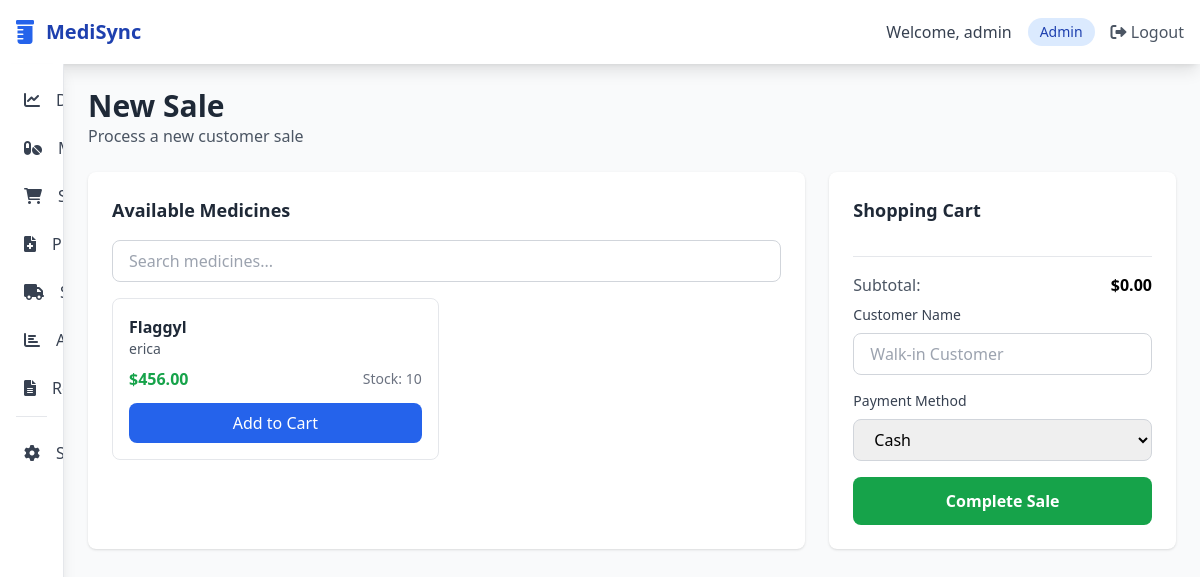
/sales/new (signed in), run on the app's committed database.
### models.py (models this page shows, shortened)
class User(UserMixin, db.Model):
    __tablename__ = 'users'
    id = db.Column(db.Integer, primary_key=True)
    username = db.Column(db.String(80), unique=True, nullable=False)
    email = db.Column(db.String(120), unique=True, nullable=False)
    password_hash = db.Column(db.String(128))
    role = db.Column(db.String(20), nullable=False)  # admin, pharmacist, cashier
    is_active = db.Column(db.Boolean, default=True)
    created_at = db.Column(db.DateTime, default=datetime.utcnow)
    last_login = db.Column(db.DateTime)
    def can_access_module(self, module):
        access_rules = {
            'admin': ['dashboard', 'medicines', 'sales', 'prescriptions', 'suppliers', 'analytics', 'reports', 'settings'],
            'pharmacist': ['dashboard', 'medicines', 'sales', 'prescriptions', 'reports'],
            'cashier': ['dashboard', 'sales']
        }
        return module in access_rules.get(self.role, [])

class Medicine(db.Model):
    id = db.Column(db.Integer, primary_key=True)
    name = db.Column(db.String(100), nullable=False)
    generic_name = db.Column(db.String(100))
    category = db.Column(db.String(50))
    batch_number = db.Column(db.String(50), unique=True)
    quantity = db.Column(db.Integer, nullable=False)
    price = db.Column(db.Float, nullable=False)
    cost_price = db.Column(db.Float)
    expiry_date = db.Column(db.Date, nullable=False)
    supplier_id = db.Column(db.Integer, db.ForeignKey('supplier.id'))
    barcode = db.Column(db.String(100))
    min_stock_level = db.Column(db.Integer, default=10)
    is_prescription_required = db.Column(db.Boolean, default=False)
    created_at = db.Column(db.DateTime, default=datetime.utcnow)
    updated_at = db.Column(db.DateTime, default=datetime.utcnow, onupdate=datetime.utcnow)
    supplier = db.relationship('Supplier', backref=db.backref('medicines', lazy=True))
    sales = db.relationship('SaleItem', backref='medicine', lazy=True)

### app.py (the view, shortened to what this page needs)
@app.route('/sales/new', methods=['GET', 'POST'])
@login_required
def new_sale():
    if not current_user.can_access_module('sales'):
        flash('Access denied', 'danger')
        return redirect(url_for('sales'))
    medicines_list = Medicine.query.filter(Medicine.quantity > 0).all()
    return render_template('sales/new.html', medicines=medicines_list)

### app.py (called while the page is built)
@login_manager.user_loader
def load_user(user_id):
    return User.query.get(int(user_id))

### templates/sales/new.html (shortened to what this page needs)
{% extends "base.html" %}
{% block content %}
<div class="mb-6">
    <h1 class="text-3xl font-bold text-gray-800">New Sale</h1>
    <p class="text-gray-600">Process a new customer sale</p>
</div>
<div class="grid grid-cols-1 lg:grid-cols-3 gap-6">
    <div class="lg:col-span-2 bg-white rounded-lg shadow p-6">
        <h3 class="text-lg font-semibold text-gray-800 mb-4">Available Medicines</h3>
        <div class="mb-4">
            <input type="text" id="searchMedicines" placeholder="Search medicines..."
                   class="w-full px-4 py-2 border border-gray-300 rounded-lg focus:ring-2 focus:ring-blue-500 focus:border-blue-500">
        </div>
        <div class="grid grid-cols-1 md:grid-cols-2 gap-4 max-h-96 overflow-y-auto">
            {% for medicine in medicines %}
            <div class="border border-gray-200 rounded-lg p-4 hover:border-blue-300 transition duration-200">
                <h4 class="font-semibold text-gray-800">{{ medicine.name }}</h4>
                <p class="text-sm text-gray-600">{{ medicine.generic_name }}</p>
                <div class="flex justify-between items-center mt-2">
                    <span class="text-green-600 font-semibold">${{ "%.2f"|format(medicine.price) }}</span>
                    <span class="text-sm text-gray-500">Stock: {{ medicine.quantity }}</span>
                </div>
                <button onclick="addToCart({{ medicine.id }}, '{{ medicine.name }}', {{ medicine.price }}, {{ medicine.quantity }})"
                        class="w-full mt-3 bg-blue-600 text-white py-2 rounded-lg hover:bg-blue-700 transition duration-200">
                    Add to Cart
                </button>
            </div>
            {% endfor %}
        </div>
    </div>
    <div class="bg-white rounded-lg shadow p-6">
        <h3 class="text-lg font-semibold text-gray-800 mb-4">Shopping Cart</h3>
        <div class="border-t pt-4">
            <div class="flex justify-between items-center mb-2">
                <span class="text-gray-600">Subtotal:</span>
                <span id="cartTotal" class="font-semibold">Ksh 0.00</span>
            </div>
            <div class="mb-4">
                <label class="block text-sm font-medium text-gray-700 mb-2">Customer Name</label>
                <input type="text" id="customerName" placeholder="Walk-in Customer"
                       class="w-full px-4 py-2 border border-gray-300 rounded-lg focus:ring-2 focus:ring-blue-500 focus:border-blue-500">
            </div>
            <div class="mb-4">
                <label class="block text-sm font-medium text-gray-700 mb-2">Payment Method</label>
                <select id="paymentMethod" class="w-full px-4 py-2 border border-gray-300 rounded-lg focus:ring-2 focus:ring-blue-500 focus:border-blue-500">
                    <option value="cash">Cash</option>
                </select>
            </div>
            <button onclick="processSale()"
                    class="w-full bg-green-600 text-white py-3 rounded-lg hover:bg-green-700 transition duration-200 font-semibold">
                Complete Sale
            </button>
        </div>
    </div>
</div>
{% endblock %}

### templates/base.html (shortened to what this page needs)
<!DOCTYPE html>
<html lang="en">
<head>
    <script src="https://cdn.tailwindcss.com"></script>
    <link href="https://cdnjs.cloudflare.com/ajax/libs/font-awesome/6.0.0/css/all.min.css" rel="stylesheet">
</head>
<body class="bg-gray-50">
    <nav class="bg-white shadow-lg">
        <div class="max-w-7xl mx-auto px-4">
            <div class="flex justify-between items-center h-16">
                <div class="flex items-center">
                    <i class="fas fa-prescription-bottle text-blue-600 text-2xl mr-3"></i>
                    <span class="text-xl font-bold text-blue-800">MediSync</span>
                </div>
                <div class="flex items-center space-x-4">
                    <span class="text-gray-700">Welcome, {{ current_user.username }}</span>
                    <span class="px-3 py-1 bg-blue-100 text-blue-800 rounded-full text-sm">{{ current_user.role|title }}</span>
                    <a href="{{ url_for('logout') }}" class="text-gray-600 hover:text-blue-600 transition duration-200">
                        <i class="fas fa-sign-out-alt"></i> Logout
                    </a>
                </div>
            </div>
        </div>
    </nav>
    <div class="flex">
        <div class="sidebar bg-white w-16 hover:w-64 h-screen shadow-lg overflow-hidden border-r border-gray-200">
            <div class="p-4">
                <ul class="space-y-2">
                    <li>
                        <a href="{{ url_for('dashboard') }}" class="menu-item flex items-center p-2 text-gray-700 hover:bg-blue-50 rounded-lg ">
                            <i class="fas fa-chart-line w-8 text-center"></i>
                            <span class="ml-4 font-medium">Dashboard</span>
                        </a>
                    </li>
                    {% if current_user.role in ['admin', 'pharmacist'] %}
                    <li>
                        <a href="{{ url_for('medicines') }}" class="menu-item flex items-center p-2 text-gray-700 hover:bg-blue-50 rounded-lg ">
                            <i class="fas fa-pills w-8 text-center"></i>
                            <span class="ml-4 font-medium">Medicines</span>
                        </a>
                    </li>
                    {% endif %}
                    <li>
                        <a href="{{ url_for('sales') }}" class="menu-item flex items-center p-2 text-gray-700 hover:bg-blue-50 rounded-lg ">
                            <i class="fas fa-shopping-cart w-8 text-center"></i>
                            <span class="ml-4 font-medium">Sales</span>
                        </a>
                    </li>
                    {% if current_user.role in ['admin', 'pharmacist'] %}
                    <li>
                        <a href="{{ url_for('prescriptions') }}" class="menu-item flex items-center p-2 text-gray-700 hover:bg-blue-50 rounded-lg ">
                            <i class="fas fa-file-medical w-8 text-center"></i>
                            <span class="ml-4 font-medium">Prescriptions</span>
                        </a>
                    </li>
                    {% endif %}
                    {% if current_user.role == 'admin' %}
                    <li>
                        <a href="{{ url_for('suppliers') }}" class="menu-item flex items-center p-2 text-gray-700 hover:bg-blue-50 rounded-lg ">
                            <i class="fas fa-truck w-8 text-center"></i>
                            <span class="ml-4 font-medium">Suppliers</span>
                        </a>
                    </li>
                    {% endif %}
                    {% if current_user.role == 'admin' %}
                    <li>
                        <a href="{{ url_for('analytics') }}" class="menu-item flex items-center p-2 text-gray-700 hover:bg-blue-50 rounded-lg ">
                            <i class="fas fa-chart-bar w-8 text-center"></i>
                            <span class="ml-4 font-medium">Analytics</span>
                        </a>
                    </li>
                    {% endif %}
                    {% if current_user.role in ['admin', 'pharmacist'] %}
                    <li>
                        <a href="{{ url_for('reports') }}" class="menu-item flex items-center p-2 text-gray-700 hover:bg-blue-50 rounded-lg ">
                            <i class="fas fa-file-alt w-8 text-center"></i>
                            <span class="ml-4 font-medium">Reports</span>
                        </a>
                    </li>
                    {% endif %}
                    {% if current_user.role == 'admin' %}
                    <li class="pt-4 mt-4 border-t border-gray-200">
                        <a href="{{ url_for('settings') }}" class="menu-item flex items-center p-2 text-gray-700 hover:bg-blue-50 rounded-lg ">
                            <i class="fas fa-cog w-8 text-center"></i>
                            <span class="ml-4 font-medium">Settings</span>
                        </a>
                    </li>
                    {% endif %}
                </ul>
            </div>
        </div>
        <main class="flex-1 p-6 overflow-auto">
            {% block content %}{% endblock %}
        </main>
    </div>
</body>
</html>

### templates/base.html (style rules this page uses)
.sidebar { transition: width 0.3s; }
.menu-item { transition: all 0.2s; }

### data on the page
User: username "admin", role "Admin"
Medicine: name "Flaggyl", generic_name "erica", price "456.00", quantity "10"
